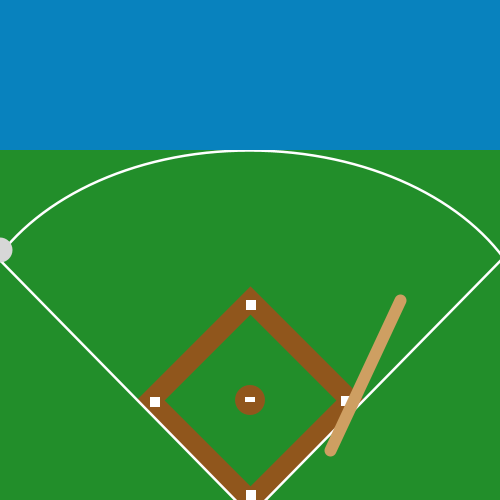
Frame 1 (no input)
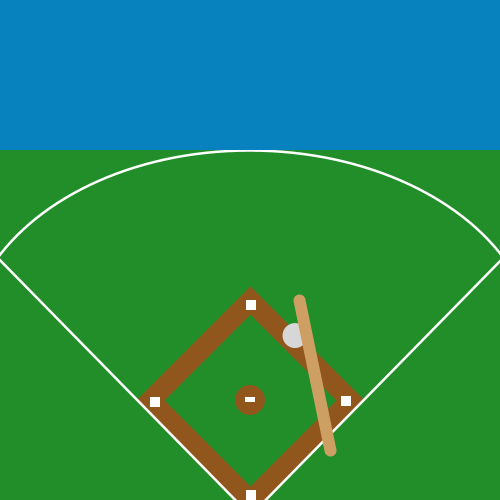
Frame 60 (the mouse pressed at the canvas centre just before this capture)
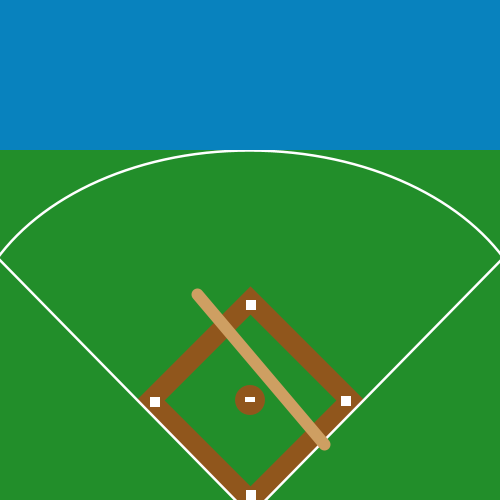
Frame 120 (the mouse held since frame 60 and released just before this capture)

The Processing sketch that drew these frames (run headless with seeded random() and noise(); from frame 60 on, the mouse is pressed at the canvas centre):

// Processing sketch: processing_70055
// ── processing_70055.pde

//Eli N-M, CP1 4-5, Animation
float x=0;
float y=250;
float changeX=5;
float changeY=0;

void setup()
{
  frameRate(100);
  size(500,500);
}
void draw()
{
  stadium();
  baseball();
  bat();
  if(x<-1500)
  {
    x=0;
    y=250;
    changeX=5;
    changeY=0;
    H=300;
    G=400;
    W=330;
    Q=450;
  }
}


void stadium()
{
  noStroke();
  fill(34,142,42);
  rect(0,150,500,350);
  stroke(255);
  strokeWeight(2.5);
  arc(250,350,570,400,PI,2*PI);
  noStroke();
  fill(8,130,190);
  rect(0,0,500,150);
  stroke(144,86,28);
  strokeWeight(20);
  fill(34,142,42);
  quad(250,500,150,400,250,300,350,400);
  noStroke();
  fill(144,86,28);
  ellipse(250,400,30,30);
  fill(255);
  rect(245,397,10,5);
  rect(246,300,10,10);
  rect(150,397,10,10);
  rect(246,490,10,10);
  rect(341,396,10,10);
  stroke(255);
  strokeWeight(2.5);
  line(250,515,-10,250);
  line(250,515,510,250);
}


void baseball()
{
  fill(215);
  noStroke();
  ellipse(x,y,25,25);
  x=x+changeX;
  y=y+changeY;
  changeY = changeY + 0.05;
  if(x>290)
  {
    changeX=-8;
    changeY=-10;
    
  }
}

int H=300;
float G=400;
int W=330;
int Q=450;


void bat()
{
  stroke(206,159,98);
  strokeWeight(12);
  line(W,Q,G,H);
  G=G-1.7;
  if(G<200)
  {
    G=200;
    W=W-3;
    Q=Q-3;
    G=G-3;
    H=H-3;
    
  }
}
